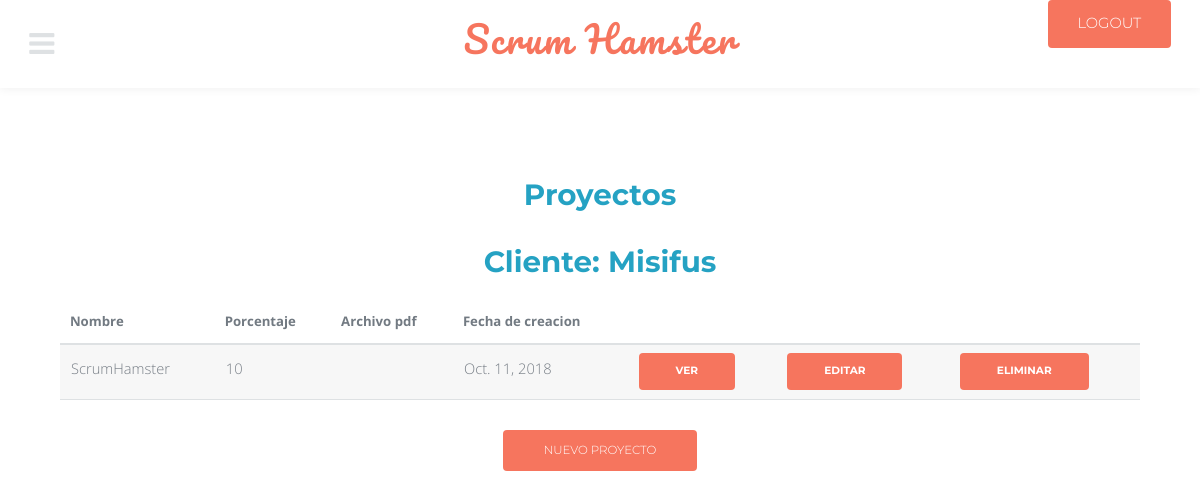
Page /client_projects/1/ (signed in) on the earlier database version.
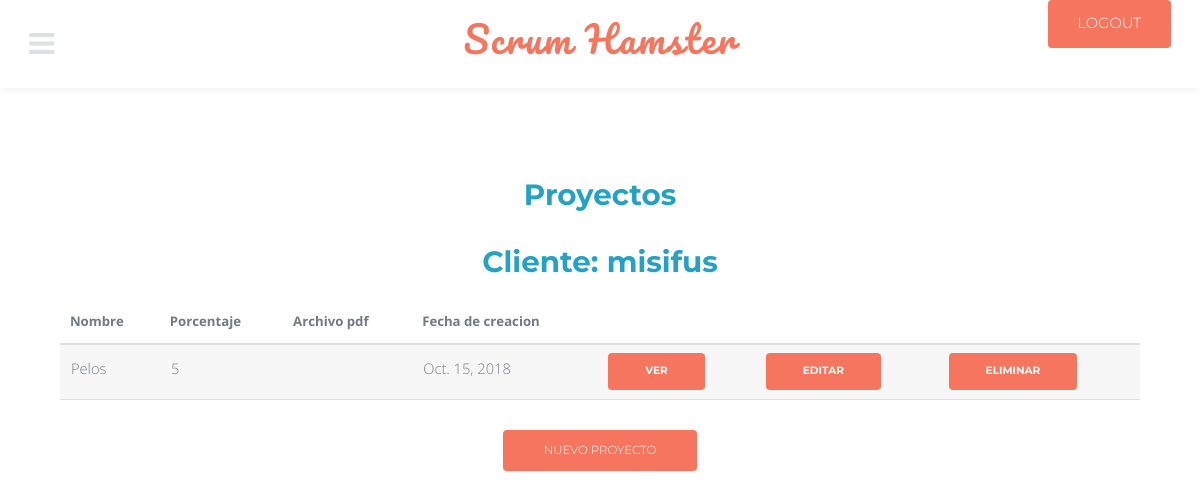
Same page on the later database version.
### modules/models.py (models this page shows, shortened)
class client(models.Model):
    name = models.CharField(max_length = 75)
    telephone = models.CharField(max_length = 25)
    email = models.EmailField()
    address = models.CharField(max_length = 150)

class project(models.Model):
    name = models.CharField(max_length = 75)
    percent = models.PositiveSmallIntegerField()
    created_at = models.DateField(auto_now_add = True)
    file = models.URLField(blank = True)
    client_id = models.ForeignKey(client, on_delete = models.CASCADE)

### modules/views.py (the view)
# urls.py: path('client_projects/<int:id>/', client_projects, name = 'client_projects'),
@login_required
def client_projects(request, id):
    data_ = client.objects.get(id = id)
    data = project.objects.filter(client_id = id)
    return render(request, 'client/client_projects.html', {'data_': data_,'data': data})

### modules/templates/client/client_projects.html (shortened to what this page needs)
{% extends 'base.html' %}
{% block cont %}
<div class="table-wrapper">
		<h1 class="center">Proyectos</h1>
	<h1>Cliente: <td>{{ data_.name }}</td></h1>
</div>
<table>
{% for i in data %}
<thead>
		<div>
		<tr>
			<th>Nombre</th>
			<th>Porcentaje</th>
			<th>Archivo pdf</th>
			<th>Fecha de creacion</th>
		</tr>
		</div>
	</thead>
	<tbody>
		<div>
		<tr>
		<td>{{ i.name }}</td>
		<td>{{ i.percent }}</td>
		<td>{{ i.file }}</td>
		<td>{{ i.created_at }}</td>
		<th>
			<a href="{% url 'view_project' i.id %}" class="button small">Ver</a>
		</th>
		<th>
			<a href="{% url 'update_project' i.id %}" class="button small">Editar</a>
		</th>
		<th>
			<a href="{% url 'delete_project' i.id %}" class="button small">Eliminar</a>
		</th>
	</tr>
	</div>
{% endfor %}
</tbody>
</table>
<div class="12u">
<a href="{% url 'create_project' %}" class="button small">Nuevo Proyecto</a>
{% endblock %}

Differences in the rows shown:
removed project: name "ScrumHamster", percent "10", created_at "Oct. 11, 2018"
changed client: name "Misifus" → "misifus"
added project: name "Pelos", percent "5", created_at "Oct. 15, 2018"
